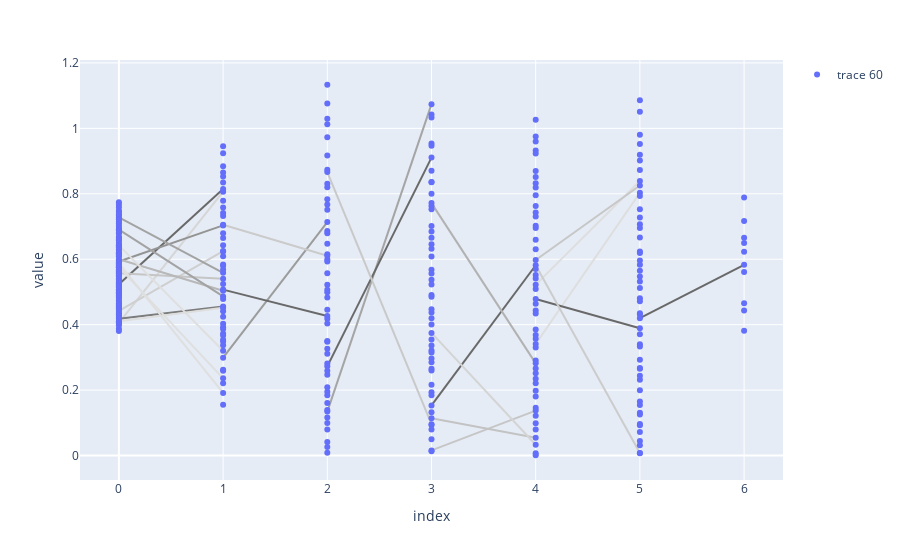
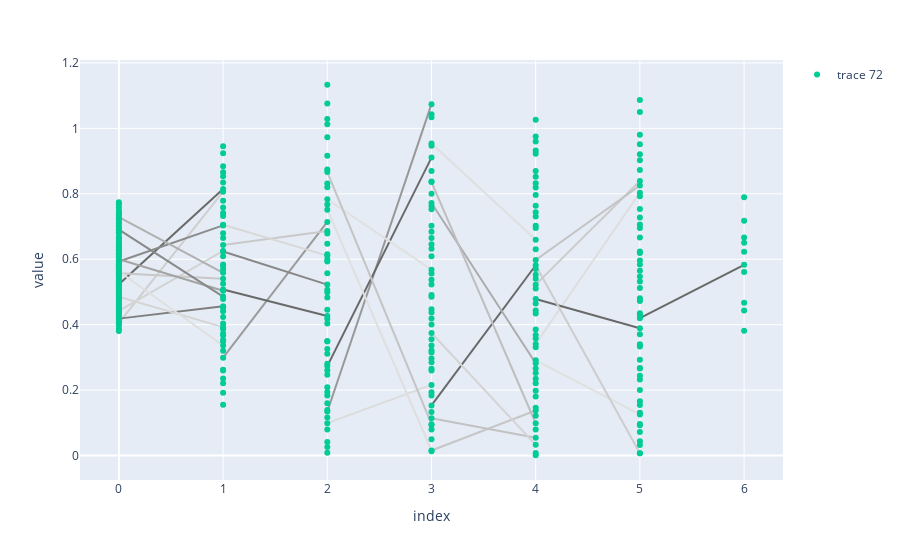
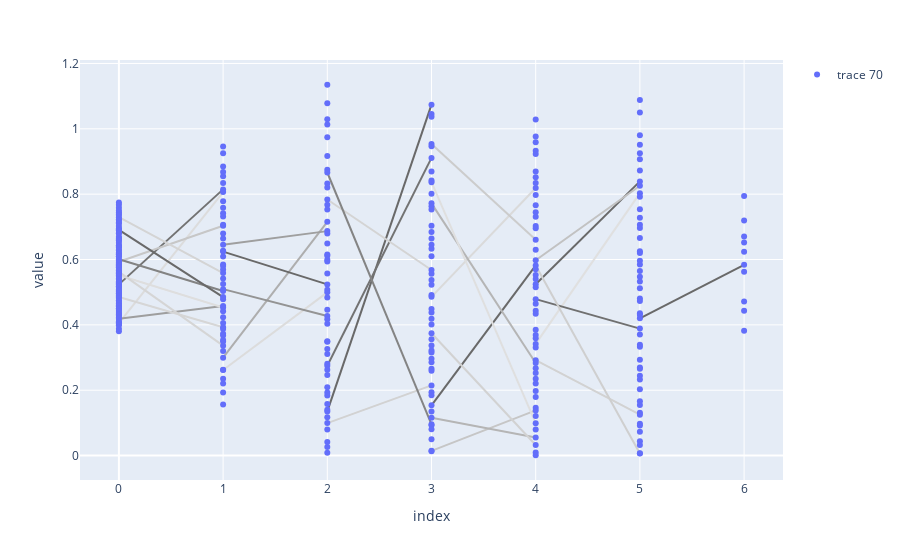
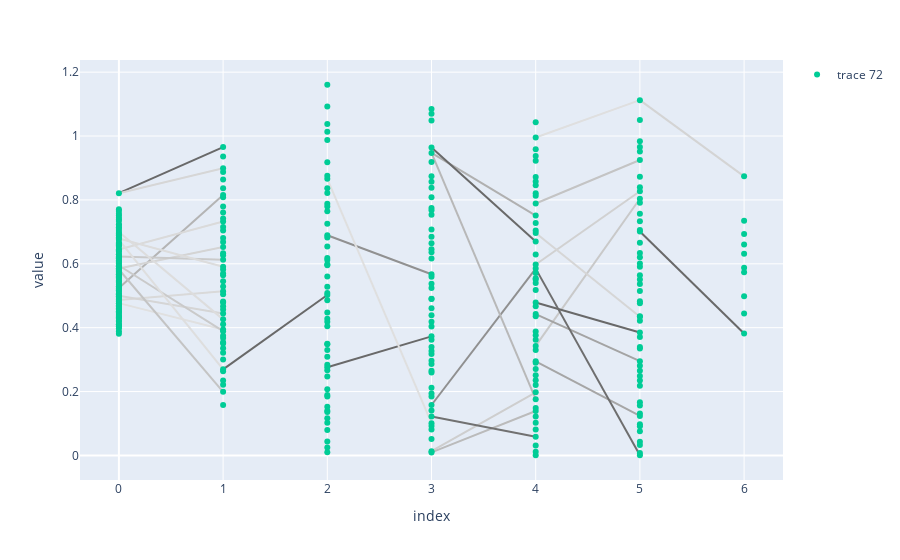

Here is the notebook cell these charts were saved with, in order:
### Markdown cell above
Warning : this cell destroys U,S,V adjacency

### Code cell
## Visualizing network topology while learning : 


#Trainig the model 

arch = [28*28,100, 50,50,50,50,50, 10]
optimizer = torch.optim.SGD
model = nn.Sequential(nn.Flatten(), FFNet(arch,bias=False ))
pipe2 = Pipeline(model, (dl_tr, dl_ts), loss_fn, writer)


epochs = 10

for i in range(epochs):
    #Train : 
    

    me2 = ModelExtractor(pipe2.model, pipe2.loss_fn)
    weights = list(me2.get_layers_param().values())



    S= []
    V = []
    U=[]
    for layer in weights:
        u,s,v= torch.svd(layer)
        U.append(u.to('cpu'))
        S.append(s.to('cpu'))
        V.append(v.to('cpu'))

    adjacency = [V[i+1].T@U[i] for i in range(len(arch)-2)]



    def y_scale(x):
        return x 
        return (x-0.4)**0.2

    df = pd.DataFrame({})
    fig = px.scatter(df)


    #Edges  
    for k in range(len(adjacency)):
        E = torch.abs(adjacency[k]@torch.diag(S[k]))
        E2=torch.abs(adjacency[k])
        for i in range(E.shape[0]):
            for j in range(E.shape[1]):
                Emin = 3*1/np.sqrt(arch[k+1]) # 3 sigma away from the random uniform baseline 
                if E2[i,j]>Emin:
                    edge = pd.DataFrame({"x" : [k,k+1],"y": [y_scale(S[k][j]).item(),y_scale(S[k+1][i]).item()]})
                    #figEdge = go.scatter.Line(x=[k,k+1],y=[y_scale(S[k][j]),y_scale(S[k+1][i])],fillcolor='grey')

                    #fig.add_trace(figEdge)
                    coeff = 1-(E2[i,j]-Emin)/(E2.max()-Emin) # A mieux faire 
                    color = coeff.item()*np.array([120,120,120])+np.array([105,105,105])
                    r,g,b=int(color[0]),int(color[1]),int(color[2])
                    color = "rgb"+str((r,g,b))
                    fig.add_scatter(x=edge["x"],y=edge["y"],marker={"color":color,"opacity":0},hovertext=str(adjacency[k][i,j])
                                   ,hoveron="fills",hoverinfo="text",text=str(adjacency[k][i,j]),showlegend=False ) 

                    middle_node_trace = go.Scatter(
                        x=[np.array(edge["x"]).mean()],
                        y=[np.array(edge["y"]).mean()],
                        text=[str(adjacency[k][i,j])],
                        mode='markers',
                        hoverinfo='text',
                        showlegend=False,
                        marker=go.scatter.Marker(
                            opacity=0,
                            color='lightgrey'
                        )
                    )

                    fig.add_trace(middle_node_trace)
                    
                    base=0
    for i in range (len(S)):
        layer_i = pd.DataFrame({'x' : len(S[i])*[i], 'y': y_scale(S[i])})
        df = pd.concat([df,layer_i])
        base+=len(S[i])


    #fig.add_scatter(x=df["x"], y=df["y"])           
    node_trace = go.Scatter(
        x=df["x"],
        y=df["y"],
        text=[],
        mode='markers',
        hoverinfo='text',
        marker=go.scatter.Marker(
            opacity=1,
        ))

    fig.add_trace(node_trace)

    fig.show()
    pipe.train(optimizer, 1, False, {"lr": 0.1}, n_accumulated_grads=5,keep_training=True)
